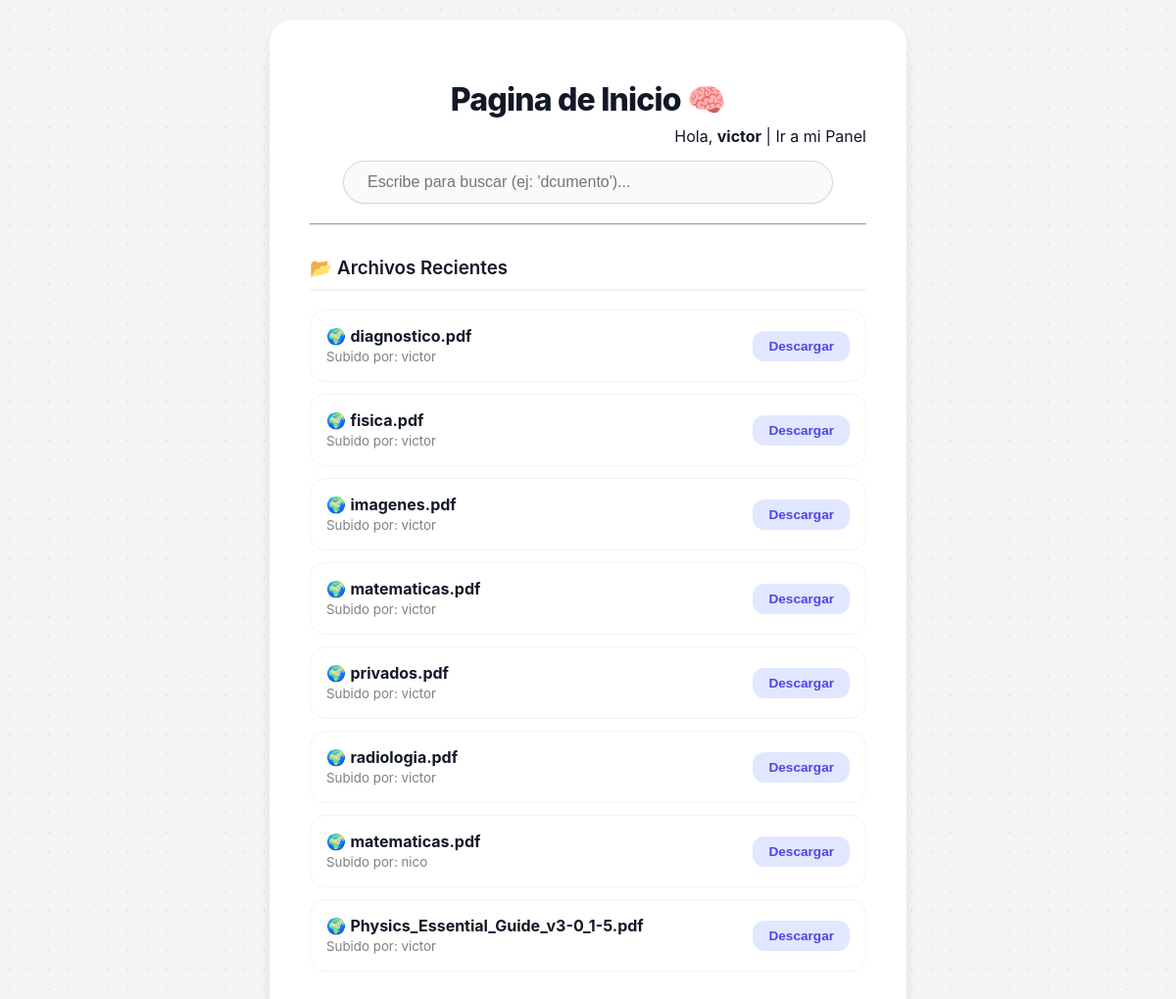
Screenshot of / (signed in) with the database file from the repository.
### app.py (models this page shows)
class User(UserMixin, db.Model):
    id = db.Column(db.Integer, primary_key=True)
    username = db.Column(db.String(150), unique=True, nullable=False)
    email = db.Column(db.String(150), unique=True, nullable=False)
    password = db.Column(db.String(150), nullable=False)
    files = db.relationship('File', backref='owner', lazy=True)

class File(db.Model):
    id = db.Column(db.Integer, primary_key=True)
    filename = db.Column(db.String(300))
    user_id = db.Column(db.Integer, db.ForeignKey('user.id'))
    is_public = db.Column(db.Boolean, default=False)  # Verdadero = Público, Falso = Privado

### app.py (the view)
@app.route('/')
def home():
    public_files = File.query.filter_by(is_public=True).all()
    return render_template('home.html', files=public_files)

### app.py (called while the page is built)
@login_manager.user_loader
def load_user(user_id):
    return User.query.get(int(user_id))

### templates/home.html (shortened to what this page needs)
<!DOCTYPE html>
<html lang="es">
<head>
    <link rel="stylesheet" href="{{ url_for('static', filename='style.css') }}">
</head>
<body>
    <div class="container">
        <h1>Pagina de Inicio 🧠</h1>
        <div style="text-align: right; margin-bottom: 15px;">
            {% if current_user.is_authenticated %}
                <span>Hola, <b>{{ current_user.username }}</b></span> |
                <a href="/dashboard">Ir a mi Panel</a>
            {% else %}
                <a href="/login">Iniciar Sesión</a>
            {% endif %}
        </div>
        <div class="search-container">
            <div class="search-box">
                <input type="text" id="searchInput" class="search-input" placeholder="Escribe para buscar (ej: 'dcumento')..." autocomplete="off">
            </div>
        </div>
        <hr>
        <h3>📂 Archivos Recientes</h3>
        <ul id="filesList">
            {% for file in files %}
                <li>
                    <span>
                        {% if file.is_public %} 🌍 {% else %} 🔒 {% endif %}
                        <strong>{{ file.filename }}</strong>
                        <br><small style="color: grey;">Subido por: {{ file.owner.username }}</small>
                    </span>
                    <a href="{{ url_for('download', file_id=file.id) }}">
                        <button class="btn-download">Descargar</button>
                    </a>
                </li>
            {% else %}
                <p style="text-align: center; color: #777;">No hay archivos para mostrar.</p>
            {% endfor %}
        </ul>
    </div>
</body>
</html>

### static/style.css (style rules this page uses)
:root { --primary-color: #4f46e5; --primary-hover: #4338ca; --bg-color: #f3f4f6; --card-bg: #ffffff; --text-main: #111827; --text-muted: #6b7280; --danger: #ef4444; --success: #10b981; --warning: #f59e0b; --shadow-sm: 0 1px 2px 0 rgba(0, 0, 0, 0.05); --shadow-md: 0 4px 6px -1px rgba(0, 0, 0, 0.1), 0 2px 4px -1px rgba(0, 0, 0, 0.06); --shadow-lg: 0 10px 15px -3px rgba(0, 0, 0, 0.1), 0 4px 6px -2px rgba(0, 0, 0, 0.05); }
* { box-sizing: border-box; }
body { font-family: 'Inter', 'Segoe UI', system-ui, -apple-system, sans-serif; background-color: var(--bg-color); background-image: radial-gradient(#e5e7eb 1px, transparent 1px); background-size: 20px 20px; margin: 0; display: flex; justify-content: center; align-items: center; min-height: 100vh; color: var(--text-main); padding: 20px; }
.container { background-color: var(--card-bg); width: 100%; max-width: 650px; padding: 2.5rem; border-radius: 1.5rem; box-shadow: var(--shadow-lg); border: 1px solid rgba(255, 255, 255, 0.5); }
h1, h2 { font-weight: 800; color: var(--text-main); text-align: center; margin-bottom: 0.5rem; letter-spacing: -0.025em; }
h3 { font-weight: 600; margin-top: 2rem; color: var(--text-main); border-bottom: 2px solid var(--bg-color); padding-bottom: 10px; }
a { text-decoration: none; color: inherit; }
input[type="text"], input[type="password"], input[type="email"], input[type="file"] { width: 100%; padding: 0.75rem 1rem; border: 1px solid #d1d5db; border-radius: 0.75rem; font-size: 1rem; transition: all 0.2s; background-color: #f9fafb; }
.search-container { position: relative; margin-bottom: 2rem; }
.search-box { display: flex; gap: 10px; }
.search-input { border-radius: 50px !important; padding-left: 1.5rem !important; border: 1px solid #d1d5db; box-shadow: var(--shadow-sm); }
button { padding: 0.75rem 1.5rem; border: none; border-radius: 0.75rem; font-weight: 600; font-size: 0.95rem; cursor: pointer; transition: all 0.2s ease; display: inline-flex; align-items: center; justify-content: center; gap: 0.5rem; }
.btn-download { background-color: #e0e7ff; color: var(--primary-color); padding: 0.5rem 1rem; font-size: 0.85rem; }
ul { list-style: none; padding: 0; }
li { background: white; border: 1px solid #f3f4f6; margin-bottom: 0.75rem; padding: 1rem; border-radius: 1rem; display: flex; justify-content: space-between; align-items: center; transition: transform 0.2s, box-shadow 0.2s; }

### templates/home.html (style rules this page uses)
.search-container { position: relative; max-width: 500px; margin: 0 auto 20px auto; }
.search-box { display: flex; gap: 10px; }
.search-input { flex-grow: 1; padding: 12px; border-radius: 5px; border: 1px solid #ddd; font-size: 16px; }

### rows the page displays
User: username "victor"
File: filename "diagnostico.pdf", owner.username "victor"
File: filename "fisica.pdf", owner.username "victor"
File: filename "imagenes.pdf", owner.username "victor"
File: filename "matematicas.pdf", owner.username "victor"
File: filename "privados.pdf", owner.username "victor"
File: filename "radiologia.pdf", owner.username "victor"
File: filename "matematicas.pdf", owner.username "nico"
File: filename "Physics_Essential_Guide_v3-0_1-5.pdf", owner.username "victor"
